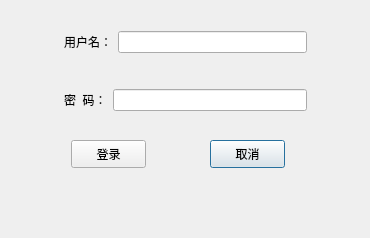
<?xml version="1.0" encoding="UTF-8"?>
<ui version="4.0">
 <class>register_2</class>
 <widget class="QDialog" name="register_2">
  <property name="geometry">
   <rect>
    <x>0</x>
    <y>0</y>
    <width>370</width>
    <height>238</height>
   </rect>
  </property>
  <property name="windowTitle">
   <string>register</string>
  </property>
  <widget class="QPushButton" name="cancelButton">
   <property name="geometry">
    <rect>
     <x>210</x>
     <y>140</y>
     <width>75</width>
     <height>28</height>
    </rect>
   </property>
   <property name="maximumSize">
    <size>
     <width>15777215</width>
     <height>16777215</height>
    </size>
   </property>
   <property name="text">
    <string>取消</string>
   </property>
  </widget>
  <widget class="QWidget" name="">
   <property name="geometry">
    <rect>
     <x>64</x>
     <y>31</y>
     <width>243</width>
     <height>80</height>
    </rect>
   </property>
   <layout class="QVBoxLayout" name="verticalLayout">
    <item>
     <layout class="QHBoxLayout" name="horizontalLayout_2">
      <item>
       <widget class="QLabel" name="username">
        <property name="text">
         <string>用户名：</string>
        </property>
        <property name="buddy">
         <cstring>userlineEdit</cstring>
        </property>
       </widget>
      </item>
      <item>
       <widget class="QLineEdit" name="userlineEdit"/>
      </item>
     </layout>
    </item>
    <item>
     <spacer name="verticalSpacer_2">
      <property name="orientation">
       <enum>Qt::Vertical</enum>
      </property>
      <property name="sizeHint" stdset="0">
       <size>
        <width>13</width>
        <height>18</height>
       </size>
      </property>
     </spacer>
    </item>
    <item>
     <layout class="QHBoxLayout" name="horizontalLayout">
      <item>
       <widget class="QLabel" name="password">
        <property name="text">
         <string>密  码：</string>
        </property>
        <property name="buddy">
         <cstring>passwordlineEdit</cstring>
        </property>
       </widget>
      </item>
      <item>
       <widget class="QLineEdit" name="passwordlineEdit">
        <property name="text">
         <string/>
        </property>
       </widget>
      </item>
     </layout>
    </item>
   </layout>
  </widget>
  <widget class="QPushButton" name="loginButton">
   <property name="geometry">
    <rect>
     <x>71</x>
     <y>140</y>
     <width>75</width>
     <height>28</height>
    </rect>
   </property>
   <property name="text">
    <string>登录</string>
   </property>
  </widget>
  <zorder>username</zorder>
  <zorder>password</zorder>
  <zorder>userlineEdit</zorder>
  <zorder>passwordlineEdit</zorder>
  <zorder>loginButton</zorder>
  <zorder>cancelButton</zorder>
  <zorder>verticalSpacer_2</zorder>
  <zorder>loginButton</zorder>
  <zorder>passwordlineEdit</zorder>
  <zorder>password</zorder>
 </widget>
 <tabstops>
  <tabstop>userlineEdit</tabstop>
 </tabstops>
 <resources/>
 <connections>
  <connection>
   <sender>cancelButton</sender>
   <signal>clicked()</signal>
   <receiver>register_2</receiver>
   <slot>reject()</slot>
   <hints>
    <hint type="sourcelabel">
     <x>200</x>
     <y>140</y>
    </hint>
    <hint type="destinationlabel">
     <x>204</x>
     <y>160</y>
    </hint>
   </hints>
  </connection>
 </connections>
</ui>
